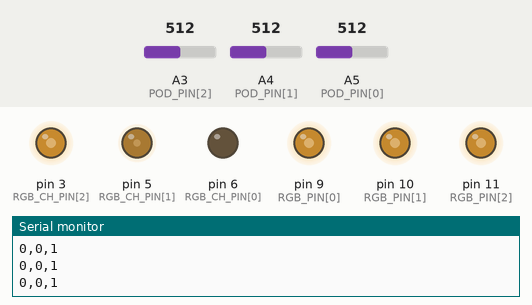
A sketch run on a simulated Arduino Uno, built with avr-gcc and run on an emulated ATmega328P. On the bench: output pins drawn as LEDs (lit = HIGH), the last lines printed to the serial monitor. The inputs (shaded band) are chosen by the test bench; at power-on: A3 (POD_PIN[2]) = 512, A5 (POD_PIN[0]) = 512, A4 (POD_PIN[1]) = 512. Random numbers use the default seed unless the sketch sets one.

Above: at 1.2 s.
1.3 s: A3 (POD_PIN[2]) set to 716
At 2.3 s:
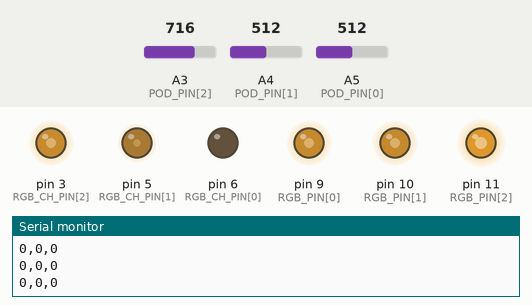
2.8 s: A5 (POD_PIN[0]) set to 30
At 3.6 s:
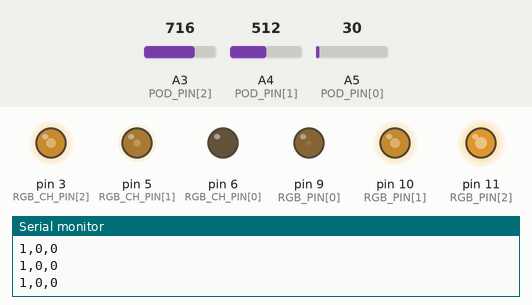
4.3 s: A4 (POD_PIN[1]) set to 716
At 4.7 s:
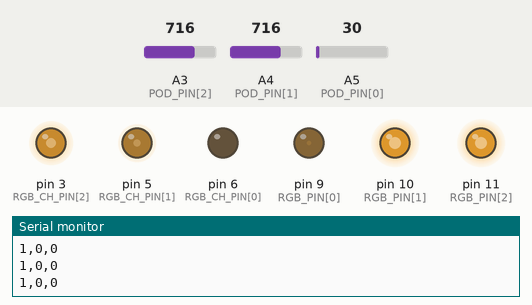
5.8 s: A5 (POD_PIN[0]) set to 306
At 7.0 s:
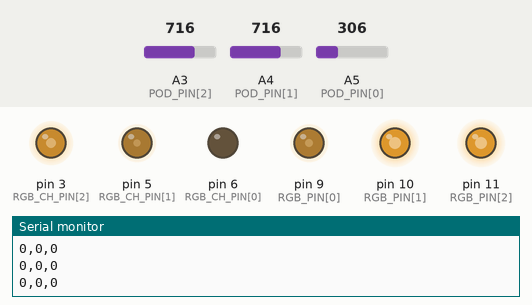
7.3 s: A3 (POD_PIN[2]) set to 992
At 8.2 s:
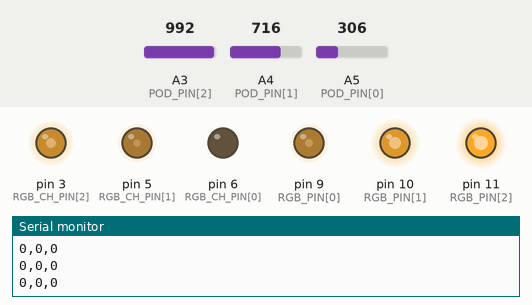
8.8 s: A4 (POD_PIN[1]) set to 306
At 9.3 s:
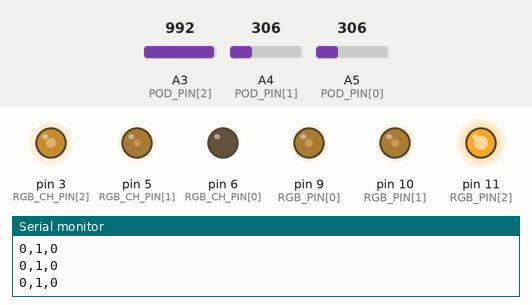
Timing chart, 0 to 11.3 s (numbered marks = the images above; inputs shaded):
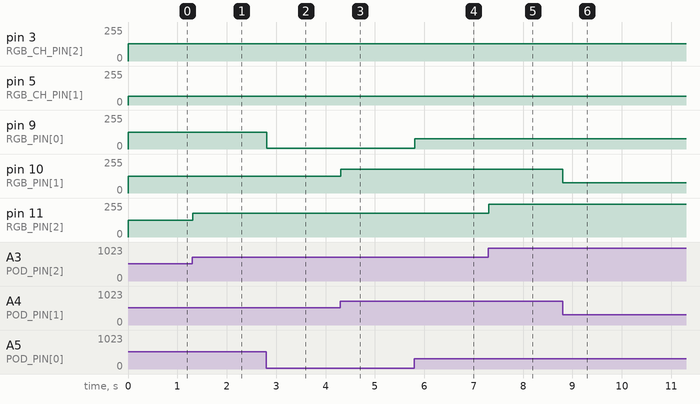

Measured:
- after the input at 1.3 s, pin 11 (RGB_PIN[2]): 127/255 → 178/255 at once
- after the input at 2.8 s, pin 9 (RGB_PIN[0]): 127/255 → 7/255 at once
- after the input at 4.3 s, pin 10 (RGB_PIN[1]): 127/255 → 178/255 at once
- after the input at 5.8 s, pin 9 (RGB_PIN[0]): 7/255 → 76/255 at once
- after the input at 7.3 s, pin 11 (RGB_PIN[2]): 178/255 → 247/255 at once
- after the input at 8.8 s, pin 10 (RGB_PIN[1]): 178/255 → 76/255 at once

The sketch:

eindopdrachtv1.ino
```cpp
//Setting up variables
const int RGB_PIN[3] = {9,10,11};

const int RGB_CH_PIN[3] = {6,5,3};

const int POD_PIN[3] = {A5, A4, A3};

int POD_CH[3] = {0, 0, 0};

int POD_MPD[3] = {0, 0, 0};

int randLedColor[3] = {0, 0, 0};

bool goodList[3] = {false, false, false};

bool gameWon[3] = {true, true, true};

const int treshhold = 20;

void blink(int delaytime, int blinks){ //this function blinks the green led blinks times with a delay of delaytime
  for(int i; i < blinks; i++){
    WriteRGB_CH_PIN(0, 0, 0);
    delay(delaytime);
    WriteRGB_CH_PIN(0, 255, 0);
    delay(delaytime);
  }
}

void CheckForWin(){ //this function checks if the colors match and blinks one led if they match
  if (goodList[0] == gameWon[0] && goodList[1] == gameWon[1] && goodList[2] == gameWon[2]){

      blink(150, 6);

      for (int i; i < 3; i++){
        randLedColor[i] = {int(random(0, 256))};
      }
  }
}

void Map_CH_to_MPD(){ //maps the value of the potmeter to the value of the led
  for(int i; i < 3; i++){
      POD_MPD[i] = map(POD_CH[i], 0, 1023, 0, 255);
  }
}

void PrintGoodList(){ //this function prints if each led is the good color, we do did for debuging, it is not necesary.
    Serial.print(goodList[0]);
    Serial.print(",");
    Serial.print(goodList[1]);
    Serial.print(",");
    Serial.print(goodList[2]);
    Serial.print("\n");

}

void CheckTreshhold(){ //checks if the ledvalue is in the treshhold of the example led value
  for(int i; i < 3; i++){
      if (POD_MPD[i] > randLedColor[i] - treshhold && POD_MPD[i] < randLedColor[i] + treshhold){
        goodList[i] = true;
      }
      else{
        goodList[i] = false;
      }
  }
}

void WriteRGB_PIN(int R, int G, int B){ //writes the example led value to the example led
  analogWrite(RGB_PIN[0], R);
  analogWrite(RGB_PIN[1], G);
  analogWrite(RGB_PIN[2], B);
}


void WriteRGB_CH_PIN(int R, int G, int B){ // writes the led value to the led
  analogWrite(RGB_CH_PIN[0], R);
  analogWrite(RGB_CH_PIN[1], G);
  analogWrite(RGB_CH_PIN[2], B);
}

void ReadPOD_PIN(){ // writes the value of the podpin to an array
  for(int i; i < 3; i++){
    POD_CH[i] = analogRead(POD_PIN[i]);
  }
}

void setup() {
  Serial.begin(9600);

  randomSeed(analogRead(0));

  for (int i; i < 3; i++){
    randLedColor[i] = {int(random(0, 256))};
  }

  for(int i; i < 3; i++){
    pinMode(RGB_PIN[i], OUTPUT);
    pinMode(RGB_CH_PIN[i], OUTPUT);
    pinMode(POD_PIN[i], INPUT);
  }

}

void loop(){

    ReadPOD_PIN();

    Map_CH_to_MPD();

    CheckTreshhold();

    PrintGoodList();

    CheckForWin();

    WriteRGB_PIN(POD_MPD[0], POD_MPD[1], POD_MPD[2]);

    WriteRGB_CH_PIN(randLedColor[0], randLedColor[1], randLedColor[2]);
}
```
